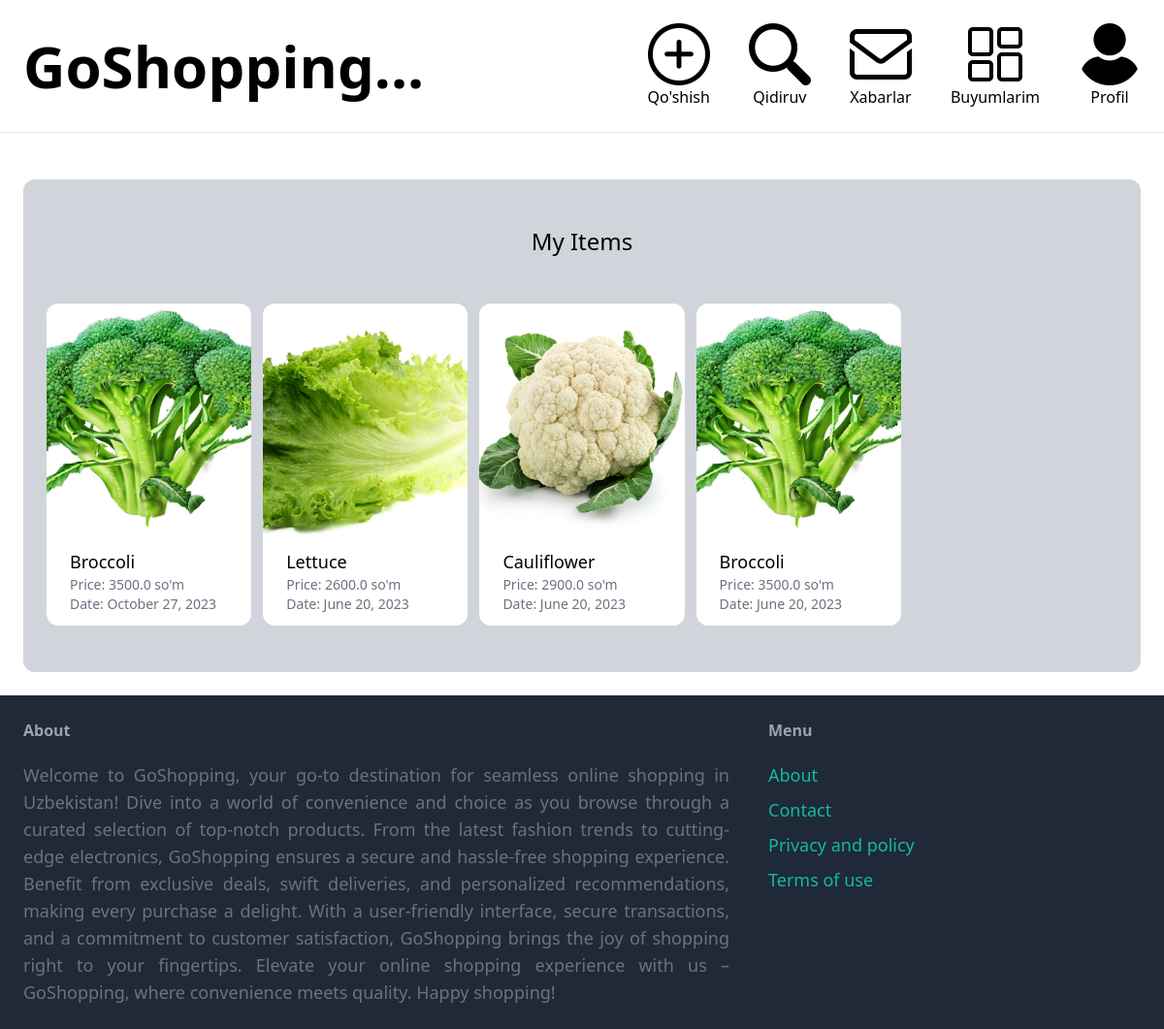
Before: /dashboard/1/ (signed in) with the older database file.
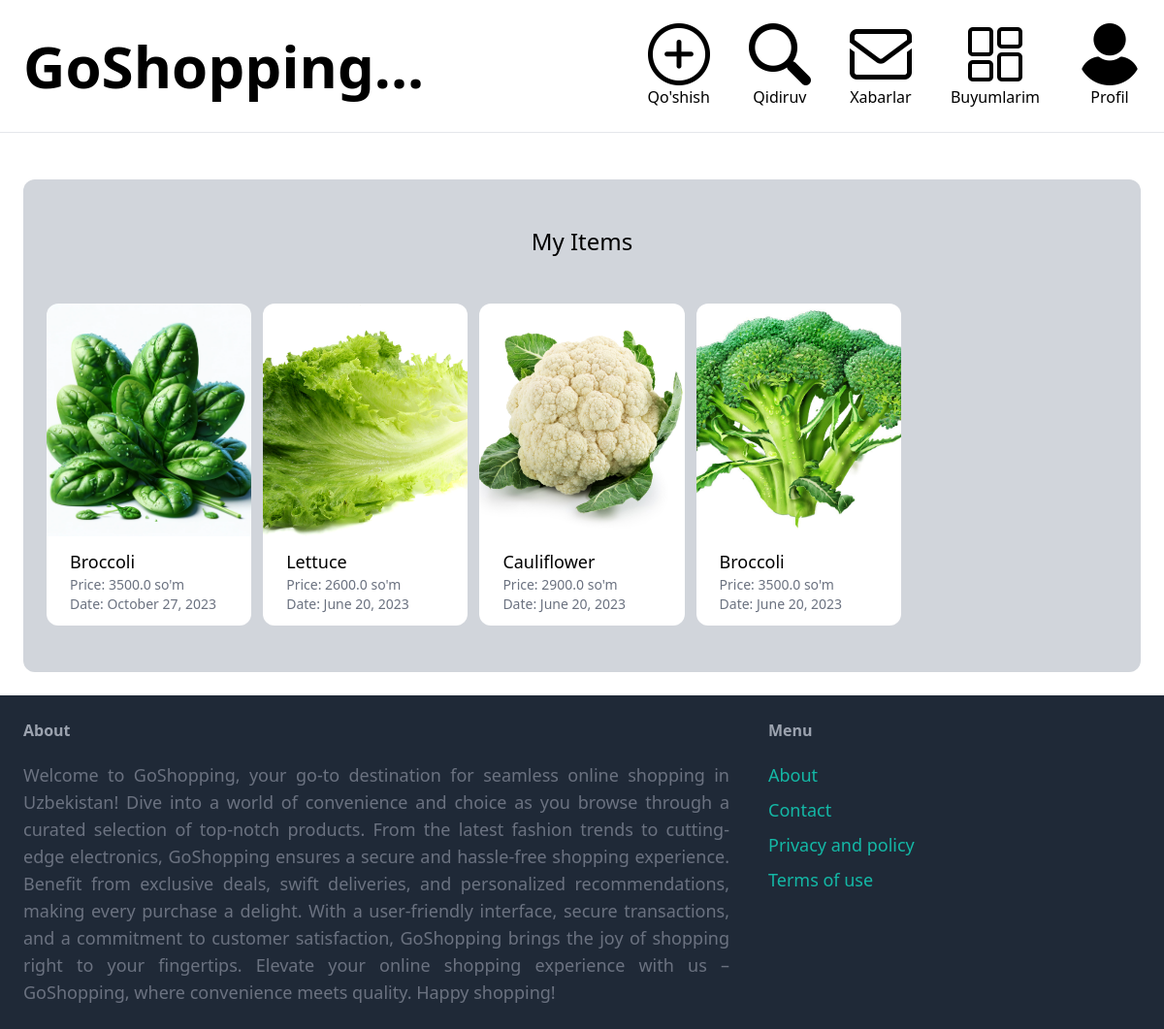
After: the same page with the newer database file.
### items/models.py (models this page shows, shortened)
class Item(models.Model):
    category = models.ForeignKey(Category, related_name='items', on_delete=models.CASCADE)
    name = models.CharField(max_length=255)
    description = models.TextField(blank=True, null=True)
    phone_number = models.CharField(max_length=14, default='')
    price = models.FloatField()
    image = models.ImageField(upload_to='item_images', blank=True, null=True)
    is_sold = models.BooleanField(default=False)
    shipping = models.BooleanField(default=False)
    created_at = models.DateTimeField(auto_now_add=True)
    created_by = models.ForeignKey(settings.AUTH_USER_MODEL, related_name='items', on_delete=models.CASCADE)
    supply_ability = models.FloatField()
    supply_ability_unit = models.CharField(max_length=255, default='')
    supply_ability_length = models.CharField(max_length=255, default='')
    supply_period = models.CharField(max_length=255, default='')
    payment_method = models.CharField(max_length=255, default='')
    def image_url(self):
        if self.image and hasattr(self.image, 'url'):
            return self.image.url

### core/views.py (the view)
# urls.py: path('dashboard/<str:user>/', views.dashboard, name='dashboard'),
@login_required
def dashboard(request, user):
    items = Item.objects.filter(created_by=request.user).order_by('-created_at')
    user = request.user
    return render(request, "core/dashboard.html", {
        'items': items,
        'user': user,
    })

### core/templates/core/dashboard.html (shortened to what this page needs)
{% extends 'core/base.html' %}
{% block content %}
<div class="mt-6 px-6 py-12 bg-gray-300 rounded-xl">
  <h2 class="mb-12 text-2xl text-center">My Items</h2>
  {% if items %}
      <div class="grid grid-cols-1 sm:grid-cols-3 md:grid-cols-5 gap-3">
        {% for item in items %}
        <div class="rounded-xl transition-shadow hover:shadow-lg">
          <a href="{% url 'items:detail' item.id %}">
            <img src="{{ item.image_url }}" class="rounded-t-xl w-full h-15vw sm:h-36 md:h-48 lg:h-60" style="object-fit: cover;">
            <div class="p-6 py-3 bg-white rounded-b-xl">
              <h2 class="text-xs sm:text-sm lg:text-lg">{{ item.name }}</h2>
              <p class="text-gray-500 text-xs sm:text-sm">Price: {{ item.price }} so'm</p>
              <p class="text-gray-500 text-xs sm:text-sm">Date: {{ item.created_at|date:"F j, Y" }}</p>
            </div>
           </a>
          </div>
        {% endfor%}
      </div>
  {% endif %}
</div>
{% endblock %}

Changed rows visible on the page:
changed Item "October 27, 2023": image_url: a different picture
